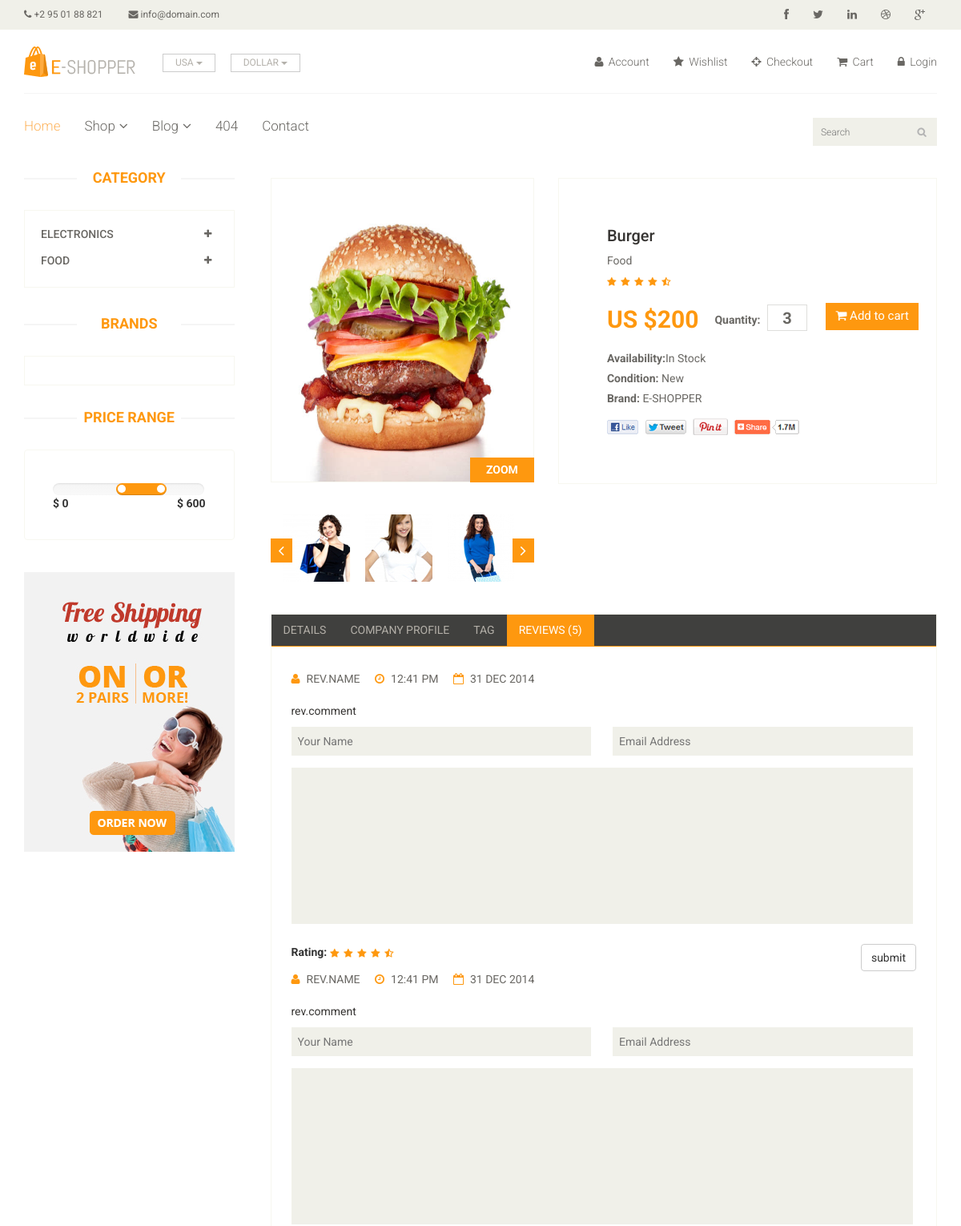
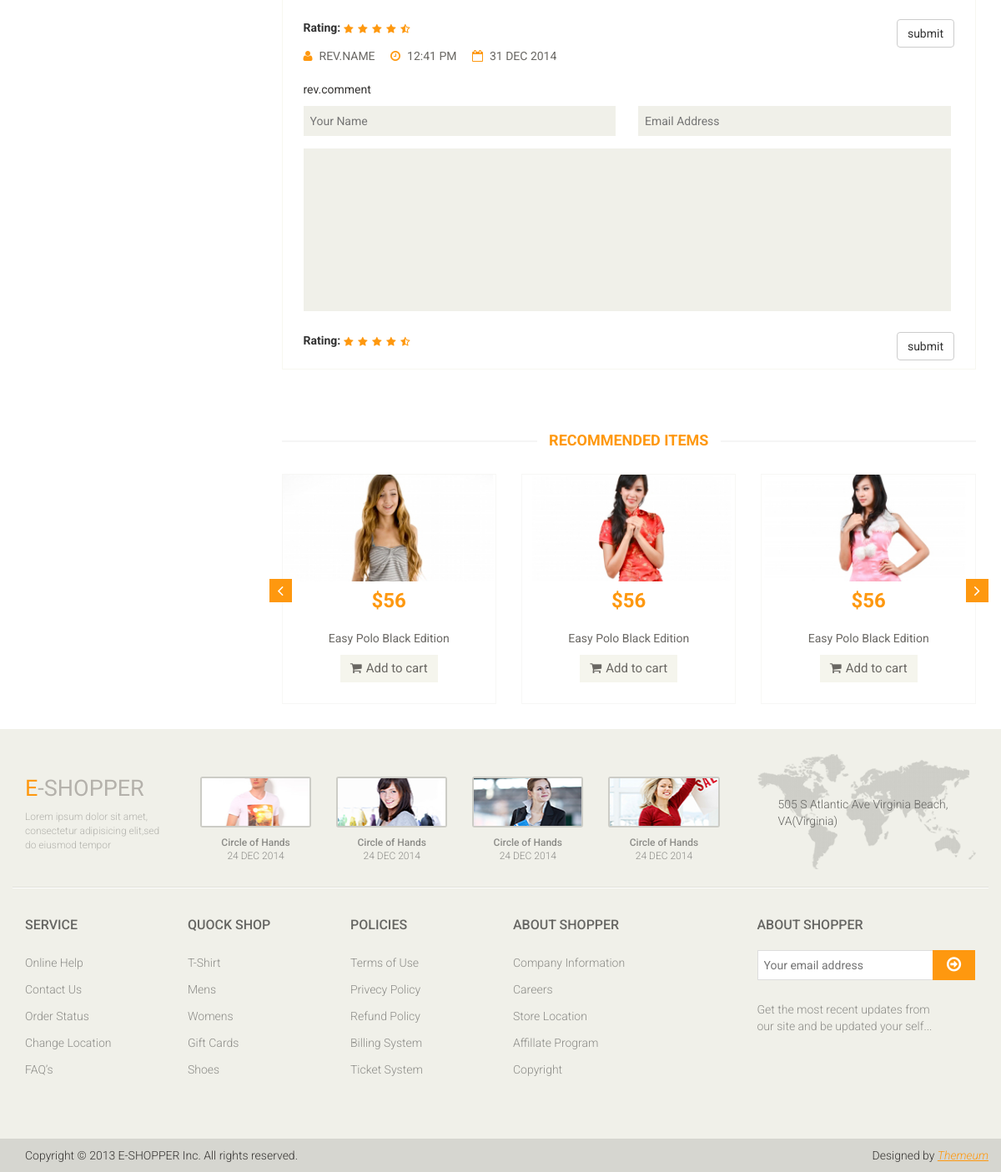
Screenshot of /detail/food with the database file from the repository (2 pictures, top to bottom).
### home/models.py (models this page shows, shortened)
class Category(models.Model):
	title = models.CharField(max_length = 300)
	description = models.TextField(blank = True)
	slug = models.CharField(max_length = 500)
	image = models.TextField(blank = True)
	def __str__(self):
		return self.title

class Item(models.Model):
	title = models.CharField(max_length = 500)
	slug = models.CharField(max_length = 500)
	price = models.IntegerField()
	discounted_price = models.IntegerField()
	description = models.TextField()
	image = models.ImageField(upload_to = 'media')
	category = models.ForeignKey(Category,on_delete = models.CASCADE)
	subcategory = models.ForeignKey(SubCategory,on_delete = models.CASCADE)
	status = models.CharField(max_length = 40, choices = STATUS, blank = True)
	stock = models.CharField(max_length = 40,choices = STOCK, blank = True)
	labels = models.CharField(max_length = 30, choices = LABELS, blank = True)

class Review(models.Model):
	product = models.CharField(max_length = 400)
	name = models.CharField(max_length = 500)
	email = models.EmailField(max_length = 300)
	comment = models.TextField(blank = True)
	date = models.DateTimeField(auto_now = True)

### home/views.py (the view)
# urls.py: path('detail/<slug>', ProductDetailView.as_view() , name = 'detail'),
class ProductDetailView(BaseViews):
	def get(self,request,slug):
		self.views['details'] = Item.objects.filter(slug = slug)
		self.views['reviews'] = Review.objects.filter(product = slug)
		return render(request, 'product-details.html', self.views)

### home/models.py (called while the page is built)
	def get_subcat_url(self):
		return reverse("home:subcategory", kwargs = {'slug':self.slug})

### templates/product-details.html (shortened to what this page needs)
{% extends 'base.html' %}
{% load static %}
{% block content %}
	<section>
		<div class="container">
			<div class="row">
				<div class="col-sm-3">
					<div class="left-sidebar">
						<h2>Category</h2>
						<div class="panel-group category-products" id="accordian">
							{% for cat in category %}
							<div class="panel panel-default">
								<div class="panel-heading">
									<h4 class="panel-title">
										<a data-toggle="collapse" data-parent="#accordian" href="#{{cat.id}}">
											<span class="badge pull-right"><i class="fa fa-plus"></i></span>
											{{cat.title}}
										</a>
									</h4>
								</div>
							</div>
							{% endfor %}
						</div>
						<div class="brands_products">
							<h2>Brands</h2>
							<div class="brands-name">
							</div>
						</div>
						<div class="price-range">
							<h2>Price Range</h2>
							<div class="well">
								 <input type="text" class="span2" value="" data-slider-min="0" data-slider-max="600" data-slider-step="5" data-slider-value="[250,450]" id="sl2" ><br />
								 <b>$ 0</b> <b class="pull-right">$ 600</b>
							</div>
						</div>
						<div class="shipping text-center">
							<img src="images/home/shipping.jpg" alt="" />
						</div>
					</div>
				</div>
				{% for product in details %}
				<div class="col-sm-9 padding-right">
					<div class="product-details">
						<div class="col-sm-5">
							<div class="view-product">
								<img src="{{product.image.url}}" alt="" />
								<h3>ZOOM</h3>
							</div>
							<div id="similar-product" class="carousel slide" data-ride="carousel">
								    <div class="carousel-inner">
										<div class="item active">
										  <a href=""><img src="images/product-details/similar1.jpg" alt=""></a>
										  <a href=""><img src="images/product-details/similar2.jpg" alt=""></a>
										  <a href=""><img src="images/product-details/similar3.jpg" alt=""></a>
										</div>
									</div>
								  <a class="left item-control" href="#similar-product" data-slide="prev">
									<i class="fa fa-angle-left"></i>
								  </a>
								  <a class="right item-control" href="#similar-product" data-slide="next">
									<i class="fa fa-angle-right"></i>
								  </a>
							</div>
						</div>
						<div class="col-sm-7">
							<div class="product-information">
								<h2>{{product.title}}</h2>
								<p>{{product.category}}</p>
								<img src="{% static 'images/product-details/rating.png' %}" alt="" />
								<span>
									<span>US ${{product.price}}</span>
									<label>Quantity:</label>
									<input type="text" value="3" />
									<button type="button" class="btn btn-fefault cart">
										<i class="fa fa-shopping-cart"></i>
										Add to cart
									</button>
								</span>
								<p><b>Availability:</b>{{product.stock}}</p>
								<p><b>Condition:</b> New</p>
								<p><b>Brand:</b> E-SHOPPER</p>
								<a href=""><img src="images/product-details/share.png" class="share img-responsive"  alt="" /></a>
							</div>
						</div>
					</div>
					<div class="category-tab shop-details-tab">
						<div class="col-sm-12">
							<ul class="nav nav-tabs">
								<li><a href="#details" data-toggle="tab">Details</a></li>
								<li><a href="#companyprofile" data-toggle="tab">Company Profile</a></li>
								<li><a href="#tag" data-toggle="tab">Tag</a></li>
								<li class="active"><a href="#reviews" data-toggle="tab">Reviews (5)</a></li>
							</ul>
						</div>
						<div class="tab-content">
							<div class="tab-pane fade active in" id="reviews" >
								{% for rev in reviews %}
								<div class="col-sm-12">
									<ul>
										<li><a href=""><i class="fa fa-user"></i>rev.name</a></li>
										<li><a href=""><i class="fa fa-clock-o"></i>12:41 PM</a></li>
										<li><a href=""><i class="fa fa-calendar-o"></i>31 DEC 2014</a></li>
									</ul>
									<p>rev.comment</b></p>
									<form method = "POSt" action="{% url 'home:review' %}">
										<span>
											<input type="text" name = "name" placeholder="Your Name"/>
											<input type="email" name = "email" placeholder="Email Address"/>
										</span>
										<textarea name="comment" ></textarea>
										<b>Rating: </b> <img src="{% static 'images/product-details/rating.png' %}" alt="" />
										<input type="submit" value = "submit" class="btn btn-default pull-right">
									</form>
								</div>
								{% endfor %}
							</div>
						</div>
					</div>
					<div class="recommended_items">
						<h2 class="title text-center">recommended items</h2>
						<div id="recommended-item-carousel" class="carousel slide" data-ride="carousel">
							<div class="carousel-inner">
								<div class="item active">
									<div class="col-sm-4">
										<div class="product-image-wrapper">
											<div class="single-products">
												<div class="productinfo text-center">
													<img src="images/home/recommend1.jpg" alt="" />
													<h2>$56</h2>
													<p>Easy Polo Black Edition</p>
													<button type="button" class="btn btn-default add-to-cart"><i class="fa fa-shopping-cart"></i>Add to cart</button>
												</div>
											</div>
										</div>
									</div>
									<div class="col-sm-4">
										<div class="product-image-wrapper">
											<div class="single-products">
												<div class="productinfo text-center">
													<img src="images/home/recommend2.jpg" alt="" />
													<h2>$56</h2>
													<p>Easy Polo Black Edition</p>
													<button type="button" class="btn btn-default add-to-cart"><i class="fa fa-shopping-cart"></i>Add to cart</button>
												</div>
											</div>
										</div>
									</div>
									<div class="col-sm-4">
										<div class="product-image-wrapper">
											<div class="single-products">
												<div class="productinfo text-center">
													<img src="images/home/recommend3.jpg" alt="" />
													<h2>$56</h2>
													<p>Easy Polo Black Edition</p>
													<button type="button" class="btn btn-default add-to-cart"><i class="fa fa-shopping-cart"></i>Add to cart</button>
												</div>
											</div>
										</div>
									</div>
								</div>
							</div>
							 <a class="left recommended-item-control" href="#recommended-item-carousel" data-slide="prev">
								<i class="fa fa-angle-left"></i>
							  </a>
							  <a class="right recommended-item-control" href="#recommended-item-carousel" data-slide="next">
								<i class="fa fa-angle-right"></i>
							  </a>
						</div>
					</div>
				</div>
				{% endfor %}
			</div>
		</div>
	</section>
{% endblock %}

### rows the page displays
Category: title "ELECTRONICS"
Category: title "FOOD"
Item: image (picture), title "Burger", category "Food", price "200", stock "In Stock"
